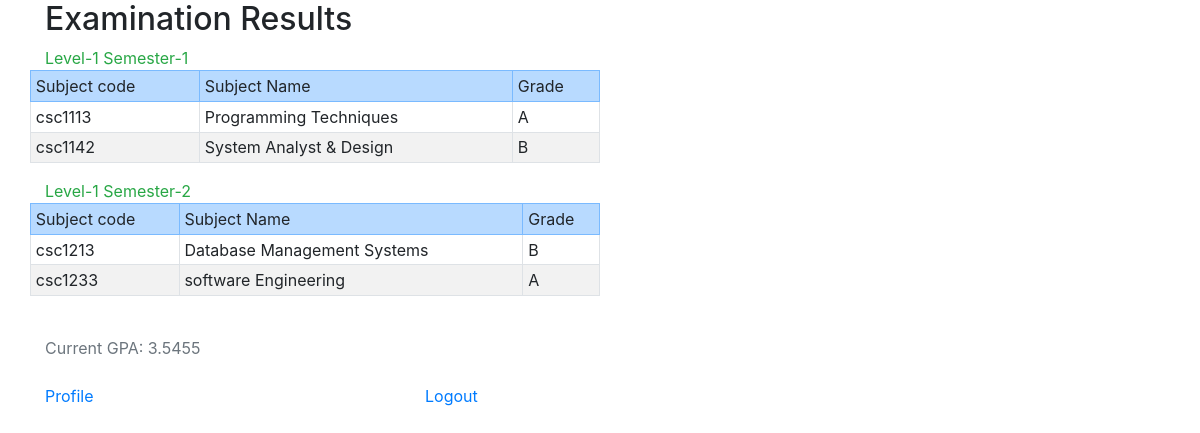
Before: /display.php (signed in) with the older database file.
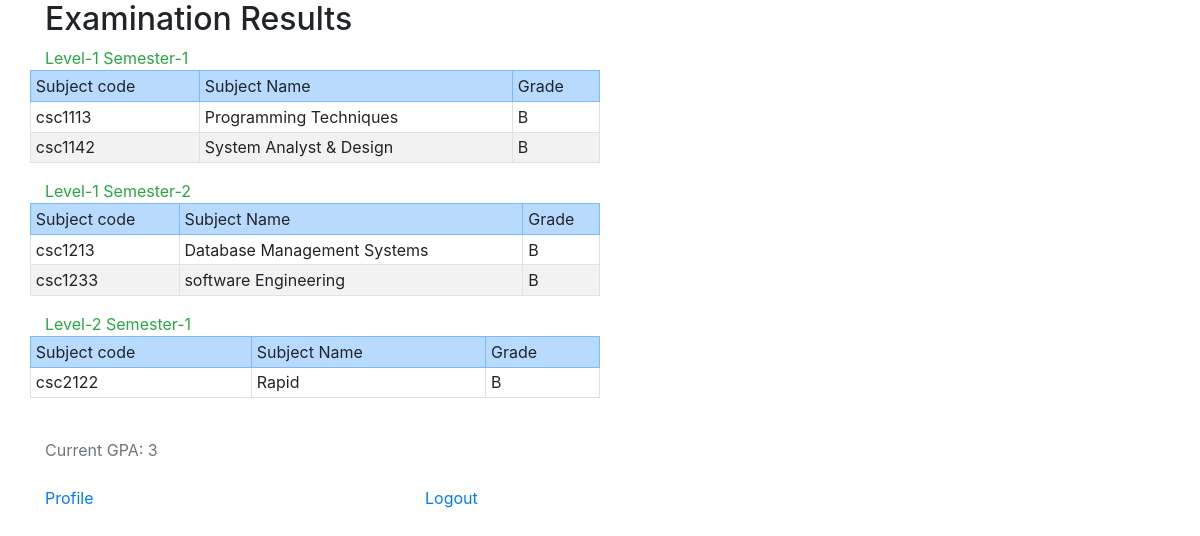
After: the same page with the newer database file.
### tables this page shows
CREATE TABLE IF NOT EXISTS `sem` (
  `sem_id` int(11) NOT NULL,
  `year` int(11) DEFAULT NULL,
  `semester` int(11) DEFAULT NULL,
  PRIMARY KEY (`sem_id`)
);

CREATE TABLE IF NOT EXISTS `subject` (
  `sem_id` int(11) DEFAULT NULL,
  `name` varchar(50) DEFAULT NULL,
  `code` varchar(40) DEFAULT NULL,
  `credit` int(11) DEFAULT NULL
);

CREATE TABLE IF NOT EXISTS `result` (
  `student_id` int(11) NOT NULL,
  `code` varchar(40) NOT NULL,
  `Grade` char(10) DEFAULT NULL,
  PRIMARY KEY (`student_id`,`code`)
);

### display.php (the view, shortened to what this page needs)
<?php
	require('connect.php');
	echo " <link rel='stylesheet' href='css/bootstrap.min.css'>";
	$id=$_SESSION['student_id'];
	echo "<div class='container '>";
	echo "<h2>"."Examination Results"."</h2>";
	echo "</div>";
	mysqli_select_db($conn,'result');
	$va1="select * from student where student_id='$id'";
	$in1=mysqli_query($conn,$va1);
	$row1=mysqli_fetch_assoc($in1);
	$sem=$row1['sem_id'];
	$va2="select * from sem where sem_id='$sem' ";
	$in2=mysqli_query($conn,$va2);
	$row2=mysqli_fetch_assoc($in2);
	$year=$row2['year'];
	$sem=$row2['semester'];
	if($year==2 && $sem==1)
		$va=2;
	if($year==2 && $sem==2)
		$va=3;
	$cal=0;
	$c=0;
	$n=0;
	for($i=1;$i<=$va;$i++){
		switch($i){
			case 1:$se="select * from sem as s,result as r,student as st, subject as su where s.year=1 and s.semester=1 and st.student_id=r.student_id  and r.student_id=$id and s.sem_id=su.sem_id and su.code=r.code";
					echo "<div class='container text-success '>";echo "Level-1 Semester-1"."</br>";echo "</div>";
					break;
			case 2:$se="select * from sem as s,result as r,student as st, subject as su where s.year=1 and s.semester=2 and st.student_id=r.student_id  and r.student_id=$id and s.sem_id=su.sem_id and su.code=r.code";
					echo "<div class='container  text-success'>";echo "Level-1 Semester-2"."</br>";echo "</div>";
					break;
			case 3:$se="select * from sem as s,result as r,student as st, subject as su where s.year=2 and s.semester=1 and st.student_id=r.student_id  and r.student_id=$id and s.sem_id=su.sem_id and su.code=r.code";
					echo "<div class='container text-success   '>";echo "Level-2 Semester-1"."</br>";echo "</div>";
					break;
		}
		echo "<div class='container  '>";
		echo "<div class='row'>";
		echo "<table border=1 width='200px' class=' col-lg-6 table table-sm table-bordered  table-striped table-hover  table-fixed'>";
					echo "<tr class='  table-primary'>";
						echo "<td >"."Subject code"."</td>";
						echo "<td >"."Subject Name"."</td>";
						echo "<td >"."Grade"."</td>";
					echo "</tr>";
		$qu=mysqli_query($conn,$se);
					while($row3=mysqli_fetch_assoc($qu)){
							echo "<tr >";
								echo "<td>".$row3['code']."</td>";
								echo "<td>".$row3['name']."</td>";
								echo "<td>".$row3['Grade']."</td>";
							echo "</tr>";
							$g1=$row3['Grade'];
							$g2=$row3['credit'];
							$c=$c+$g2;
							$ge=check($g1);
							$n=$n+($g2*$ge);
							$cal=($n)/$c;
						}
				echo "</table>";
		echo "</div>";
			echo "</div>";
	}
		echo "<div class='container text-secondary '>";
		echo "</br>"."Current GPA: ".round($cal,4)."</br>";
		echo "</div>";
		function check($ch){
		switch($ch){
				case 'A':
							$ne=4;
							return $ne;
							break;
				case 'B':	$ne=3;
							return $ne;
							break;
		}
			}
			echo "<div class='container  '>";
		echo "<div class=' row text-info  '>";
		echo "<div class='col-sm-4'>";
		echo "<a href='profile.php'>Profile</a></div>";
		echo "<div class='col-sm-4'>";
		echo "<a href='logout.php'>Logout</a>"."</br>";
		echo "</div>";
		echo "</div>";
		echo "</div >";
?>

Changed rows visible on the page:
changed through a linked row, sem "csc1113": result.Grade "A" → "B"
changed through a linked row, sem "csc1213": result.Grade "A" → "B"
now on this page (row unchanged): sem: subject.code "csc2122", subject.name "Rapid", result.Grade "B"
Other visible differences:
$cal: "3.5455" → "3"
new list line: "Level-2 Semester-1 Subject code Subject Name Grade"
